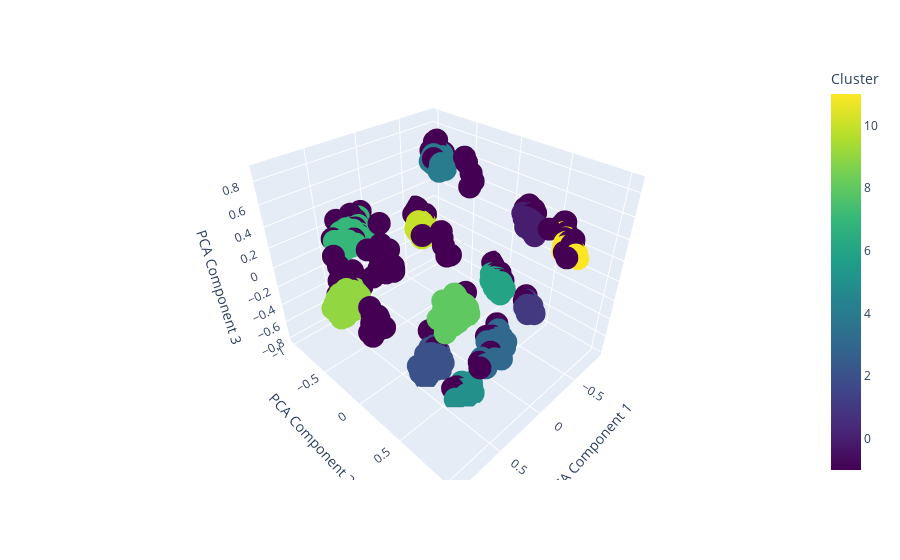

Notebook code for this chart:
### Code cell
import plotly.express as px
from sklearn.decomposition import PCA

# Separate features and target
features = DBSCAN_dataset.drop(columns='Cluster')
clusters = DBSCAN_dataset['Cluster']

# Apply PCA to reduce to 3 dimensions
pca = PCA(n_components=3)
pca_result = pca.fit_transform(features)

# Create a new DataFrame with the PCA components and the Cluster column
pca_df = pd.DataFrame(pca_result, columns=['PCA Component 1', 'PCA Component 2', 'PCA Component 3'])
pca_df['Cluster'] = clusters

# Create a dynamic 3D scatter plot using Plotly
fig = px.scatter_3d(pca_df, x='PCA Component 1', y='PCA Component 2', z='PCA Component 3', 
                    color='Cluster', color_continuous_scale='Viridis')

# Show the plot
fig.show()

### Figure 1 — Plotly figure (JSON) as saved in the notebook; plotly's stock layout.template omitted (floating-point values rounded to 4 significant figures; data arrays with more than 128 entries replaced by an {"elided": "..."} marker saying what was removed)
{"data": [{"hovertemplate": "PCA Component 1=%{x}<br>PCA Component 2=%{y}<br>PCA Component 3=%{z}<br>Cluster=%{marker.color}<extra></extra>", "legendgroup": "", "marker": {"color": {"elided": "1000 int values"}, "coloraxis": "coloraxis", "symbol": "circle"}, "mode": "markers", "name": "", "scene": "scene", "showlegend": false, "type": "scatter3d", "x": {"elided": "1000 float values"}, "y": {"elided": "1000 float values"}, "z": {"elided": "1000 float values"}}], "layout": {"coloraxis": {"colorbar": {"title": {"text": "Cluster"}}, "colorscale": [[0, "#440154"], [0.1111, "#482878"], [0.2222, "#3e4989"], [0.3333, "#31688e"], [0.4444, "#26828e"], [0.5556, "#1f9e89"], [0.6667, "#35b779"], [0.7778, "#6ece58"], [0.8889, "#b5de2b"], [1, "#fde725"]]}, "legend": {"tracegroupgap": 0}, "margin": {"t": 60}, "scene": {"domain": {"x": [0, 1], "y": [0, 1]}, "xaxis": {"title": {"text": "PCA Component 1"}}, "yaxis": {"title": {"text": "PCA Component 2"}}, "zaxis": {"title": {"text": "PCA Component 3"}}}}}
